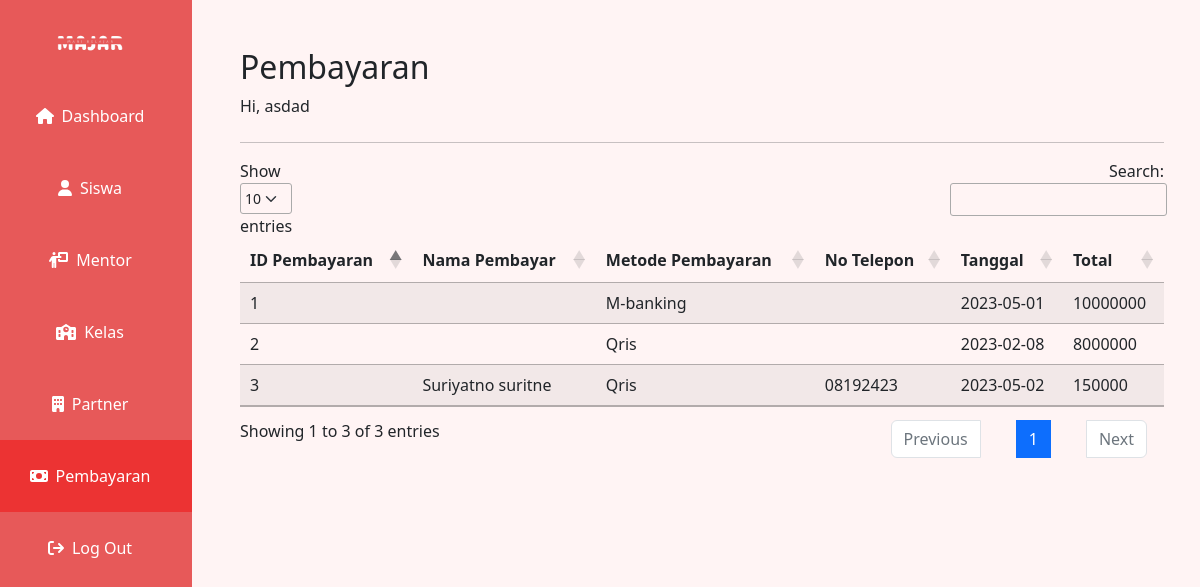
The page /pembayaran.php (signed in) on the database its author committed.
### tables this page shows
CREATE TABLE `pembayaran` (
  `id` int(11) NOT NULL,
  `id_metode_pembayaran` int(11) NOT NULL,
  `tanggal_pembayaran` date NOT NULL,
  `total` int(11) NOT NULL
);

CREATE TABLE `metode_pembayaran` (
  `id` int(11) NOT NULL,
  `metode_pembayaran` varchar(200) NOT NULL,
  `tanggal_pembayaran` date NOT NULL,
  `total` int(11) NOT NULL
);

CREATE TABLE `account` (
  `nik` varchar(200) NOT NULL,
  `full_name` varchar(64) NOT NULL,
  `username` varchar(255) NOT NULL,
  `password` varchar(255) NOT NULL,
  `no_wa` varchar(18) NOT NULL,
  `gender` varchar(8) NOT NULL,
  `alamat` varchar(32) NOT NULL,
  `id_role` int(11) NOT NULL,
  `tanggal_pendaftaran` date NOT NULL,
  `last_login` date DEFAULT NULL,
  `id_partner` int(11) DEFAULT NULL,
  `last_login_ip` varchar(12) DEFAULT NULL
);

### pembayaran.php (the view, shortened to what this page needs)
<?php
include('phps/connect.php');
?>
<!doctype html>
<html lang="en">
<?php include "head.php"; ?>
<body>
    <div class="container-fluid text-center p-0" >
        <div class="row" style="min-height: 100vh;">
            <?php include './sidebar.php'; ?>
            <div class="col-10 text-start p-5" style="background-color: #FFF4F4;">
                <h2>Pembayaran</h2>
                <p class="mb-4">Hi, <?php echo $_SESSION["full_name"]; ?></p>
                <hr>
                <table id="example" class="table table-striped" style="width:100%">
                    <thead>
                        <th data-sortable="true">ID Pembayaran</th>
                        <th data-sortable="true">Nama Pembayar</th>
                        <th data-sortable="true">Metode Pembayaran</th>
                        <th data-sortable="true">No Telepon</th>
                        <th data-sortable="true">Tanggal</th>
                        <th data-sortable="true">Total</th>
                    </thead>
                    <tbody>
                        <?php
                            $sql = "SELECT p.id, a.full_name, mp.metode_pembayaran, a.no_wa, p.tanggal_pembayaran, p.total
                            FROM pembayaran p
                            LEFT JOIN metode_pembayaran mp ON mp.id = p.id_metode_pembayaran
                            LEFT JOIN user_course uc ON uc.id_pembayaran = p.id
                            LEFT JOIN account a ON a.nik = uc.account_id";
                            $result = $conn->prepare($sql);
                            $result->execute();
                            foreach($result as $row){
                        ?>
                        <tr class="hoverablerow">
                            <td><?php echo $row['id'] ?></td>
                            <td><?php echo $row['full_name'] ?></td>
                            <td><?php echo $row['metode_pembayaran'] ?></td>
                            <td><?php echo $row['no_wa'] ?></td>
                            <td><?php echo $row['tanggal_pembayaran'] ?></td>
                            <td><?php echo $row['total'] ?></td>
                        </tr>
                        <?php
                            }
                        ?>
                    </tbody>
                </table>
            </div>
        </div>
    </div>
</body>
</html>

### assets/css/styles.css (style rules this page uses)
html { height: 100%; }
.hoverablerow { transition: .5s ease-in-out; }

### head.php (style rules this page uses)
html { scroll-behavior: smooth; }

### rows shown on the page
pembayaran: id "1", id_metode_pembayaran.metode_pembayaran "M-banking", tanggal_pembayaran "2023-05-01", total "10000000"
pembayaran: id "2", id_metode_pembayaran.metode_pembayaran "Qris", tanggal_pembayaran "2023-02-08", total "8000000"
pembayaran: id "3", account.full_name "Suriyatno suritne", id_metode_pembayaran.metode_pembayaran "Qris", account.no_wa "08192423", tanggal_pembayaran "2023-05-02", total "150000"

### other values the page prints
$_SESSION["full_name"] "asdad"
